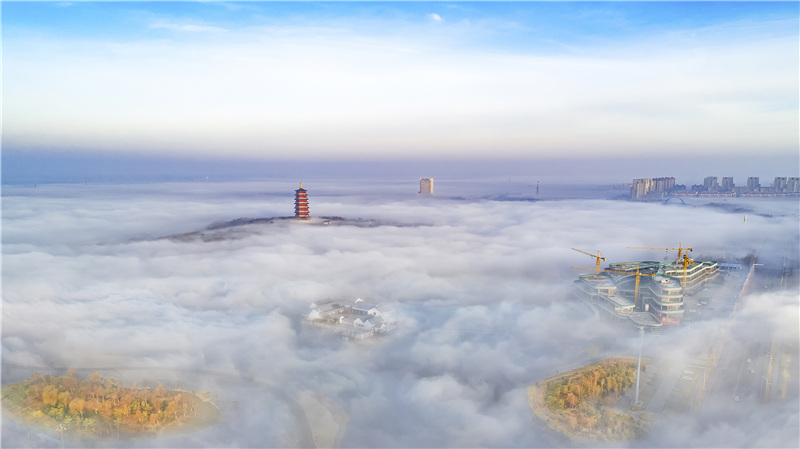
//> input picture Qt code/untitled18/build/Desktop_Qt_6_7_3-Debug/1.jpeg, 800 x 449 px
$ ./main   (built with g++ and OpenCV 4)
//> lines starting //> are read from the running program, lines starting //| are printed output that depends on the picture
#include <opencv2/opencv.hpp>

int main()
{
    cv::Mat img = cv::imread("1.jpeg");
//> img is the input picture: 449 rows x 800 cols, CV_8UC3; mean B, G, R 208, 194.8, 185.9
    cv::Mat rotation0, rotation1, img_warp0, img_warp1;
    double angle = 30;//旋转角度
    cv::Size dst_size(img.rows, img.cols);//输出尺寸
//> dst_size = Size(449, 800)
    cv::Point2f center(img.rows / 2.0, img.cols / 2.0);//旋转中心
//> center = Point(224.5, 400)
    rotation0 = getRotationMatrix2D (center, angle, 1);//计算仿射变换矩阵
    cv::warpAffine(img, img_warp0, rotation0, dst_size);//仿射变换
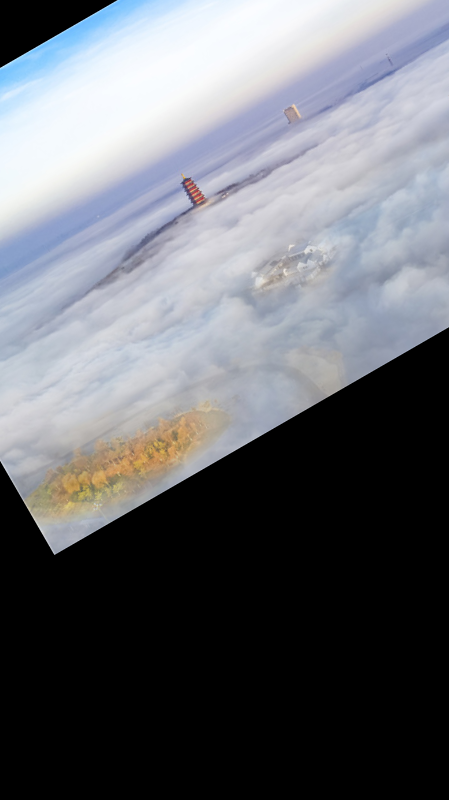
//> img_warp0: 800 rows x 449 cols, CV_8UC3; mean B, G, R 112.2, 106.5, 104.2
    imshow("img_warp0", img_warp0);
    //根据定义3点进行仿射变换
    cv::Point2f src_points[3];
    cv::Point2f dst_points[3];
    src_points[0] = cv::Point2f(0, 0);//原始3点
    src_points[1] = cv::Point2f(0, (float)(img.cols - 1));
    src_points[2] = cv::Point2f((float)(img.rows - 1), (float)(img.cols - 1));
    //变换后3点
    dst_points[0] = cv::Point2f((float)(img.rows) * 0.11, (float)(img.cols) * 0.20);
    dst_points[1] = cv::Point2f((float)(img.rows) * 0.15, (float)(img.cols) * 0.70);
    dst_points[2] = cv::Point2f((float)(img.rows) * 0.81, (float)(img.cols) * 0.85);
    rotation1 = cv::getAffineTransform(src_points, dst_points);//根据对应点求仿射变换矩阵
    warpAffine(img, img_warp1, rotation1, dst_size);//变
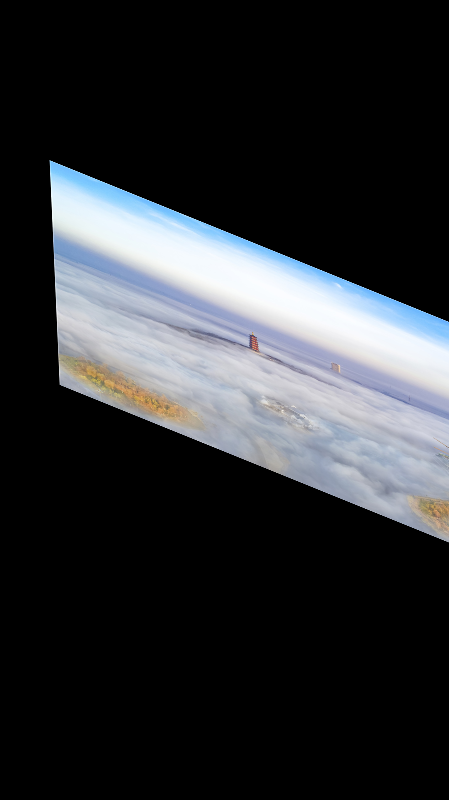
//> img_warp1: 800 rows x 449 cols, CV_8UC3; mean B, G, R 50.8, 47.7, 45.6
    imshow("img_warp1", img_warp1);

    cv::waitKey(0);

    return 0;
}
